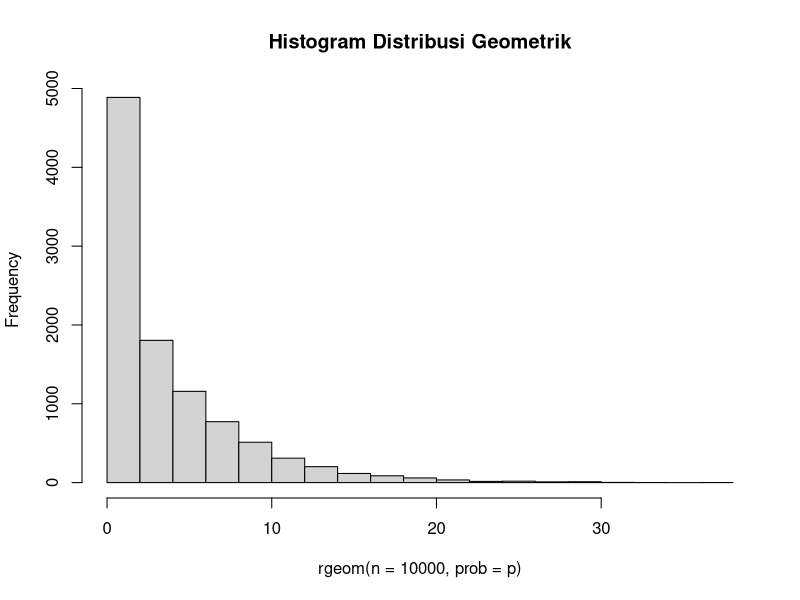

Source code (R):
# a
p = 0.20
x = 3
dgeom(x = x, prob = p)
# [1] 0.1024

# b
mean(rgeom(n = 10000, prob = p) == 3)
# [1] 0.1049

# d
hist(rgeom(n = 10000, prob = p), main ="Histogram Distribusi Geometrik")

# e
# mean
1 / p
# [1] 5

# varian
(1 - p) / (p ^ 2)
# [1] 20
